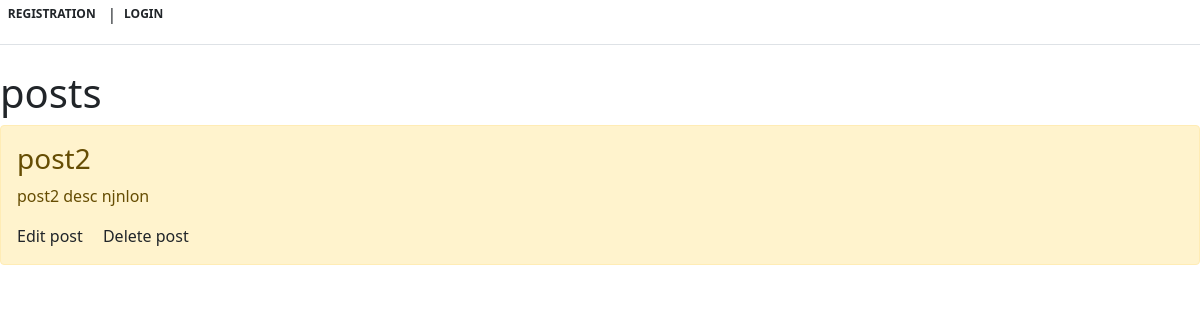
Page /posts on the earlier database version.
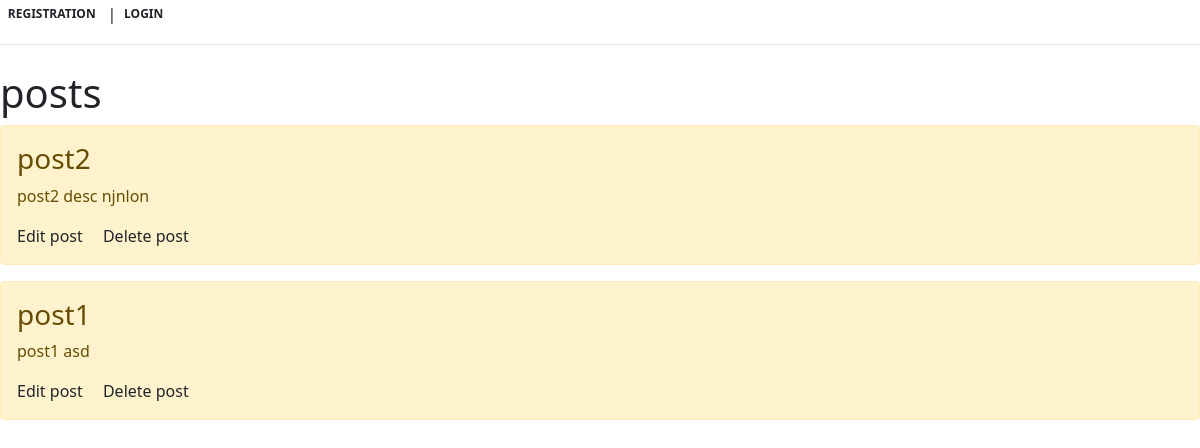
Same page on the later database version.
### main/models.py (models this page shows, shortened)
class Post(models.Model):
    title = models.CharField('name', max_length=20)
    description = models.TextField('description')

### main/views.py (the view)
# urls.py: path('posts', views.posts, name='posts'),
def posts(request):
    posts = Post.objects.all()
    context = {
        'title': 'post',
        'posts': posts
    }
    return render(request, 'main/posts.html', context)

### main/templates/main/posts.html (shortened to what this page needs)
{% extends 'main/base.html' %}
{% block content %}
    <h1>posts</h1>
    {% for p in posts %}
        <div class="alert alert-warning mt-2">
            <h3>{{ p.title }}</h3>
            <p>{{ p.description }}</p>
            <a class="me-3 py-2 text-dark text-decoration-none" href={% url 'edit' p.pk %}>Edit post</a>
            <a class="me-3 py-2 text-dark text-decoration-none" href={% url 'delete' p.id %}>Delete post</a>
        </div>
    {% endfor %}
{% endblock %}

### main/templates/main/base.html (shortened to what this page needs)
<!doctype html>
<html lang="en">
<head>
    <link rel="stylesheet" href="https://cdn.jsdelivr.net/npm/bootstrap@5.1.0/dist/css/bootstrap.min.css">
</head>
<body>
    <div class="d-flex flex-column flex-md-row align-items-center pb-3 mb-4 border-bottom ">
    {% if user.is_authenticated %}
            <a class="me-3 py-2 text-dark text-decoration-none" href={% url 'home' %}>home</a>
            <a class="me-3 py-2 text-dark text-decoration-none" href={% url 'posts' %}>posts</a>
            <a class="me-3 py-2 text-dark text-decoration-none" href={% url 'addpost' %}>add post</a>
            <a class="me-3 py-2 text-dark text-decoration-none"  href={% url 'search' %}>search</a>
            <a class="me-3 py-2 badge text-dark text-decoration-none"  href={% url 'logout' %}>LOGOUT</a>
    {% else %}
        <a class="me-1 py-2  badge text-dark text-decoration-none "  href={% url 'register' %}>REGISTRATION</a> |
        <a class="me-1 py-2  badge text-dark text-decoration-none "  href={% url 'login' %}>LOGIN</a>
    {% endif %}
    </div>
    {% block content %}
    {%endblock%}
</body>
</html>

Differences in the rows shown:
added Post: title "post1", description "post1 asd"
